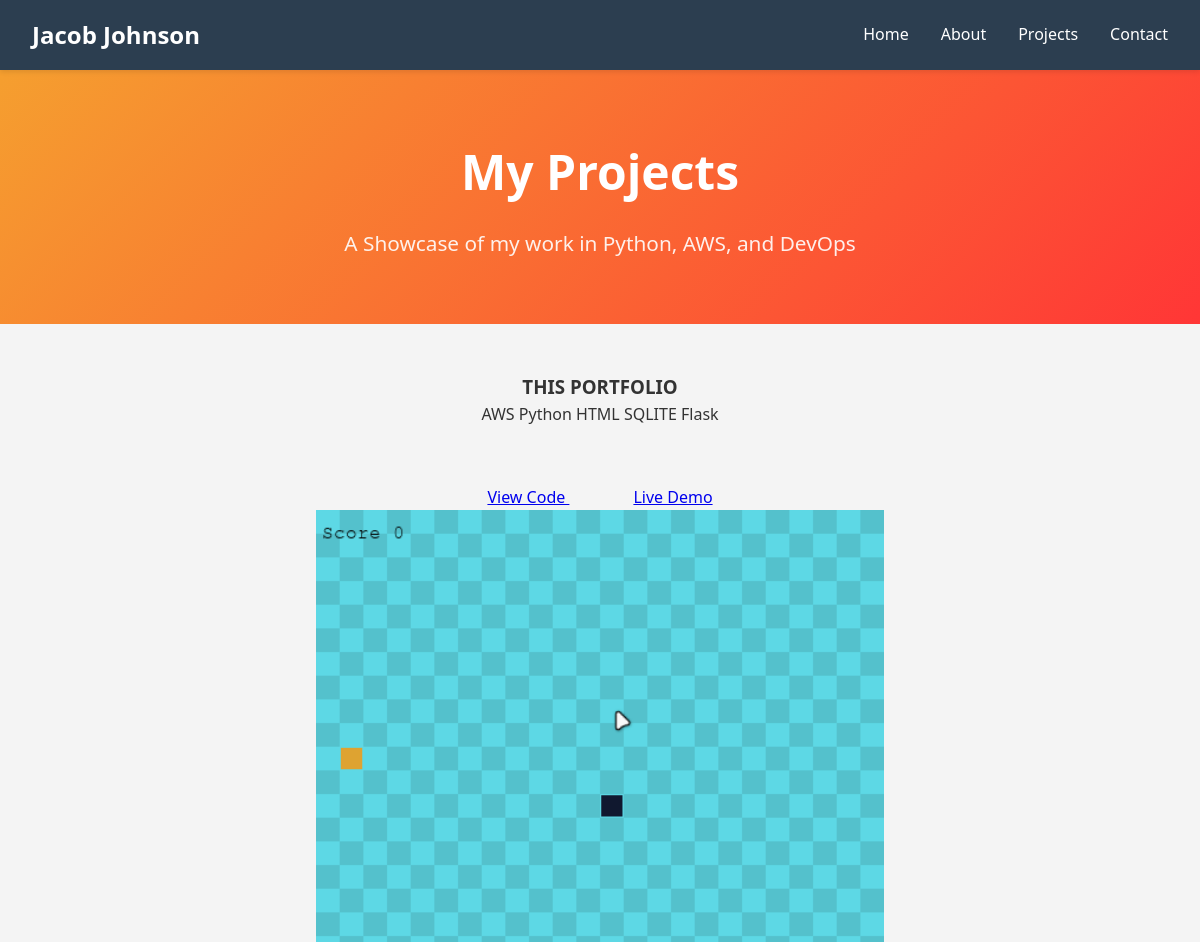
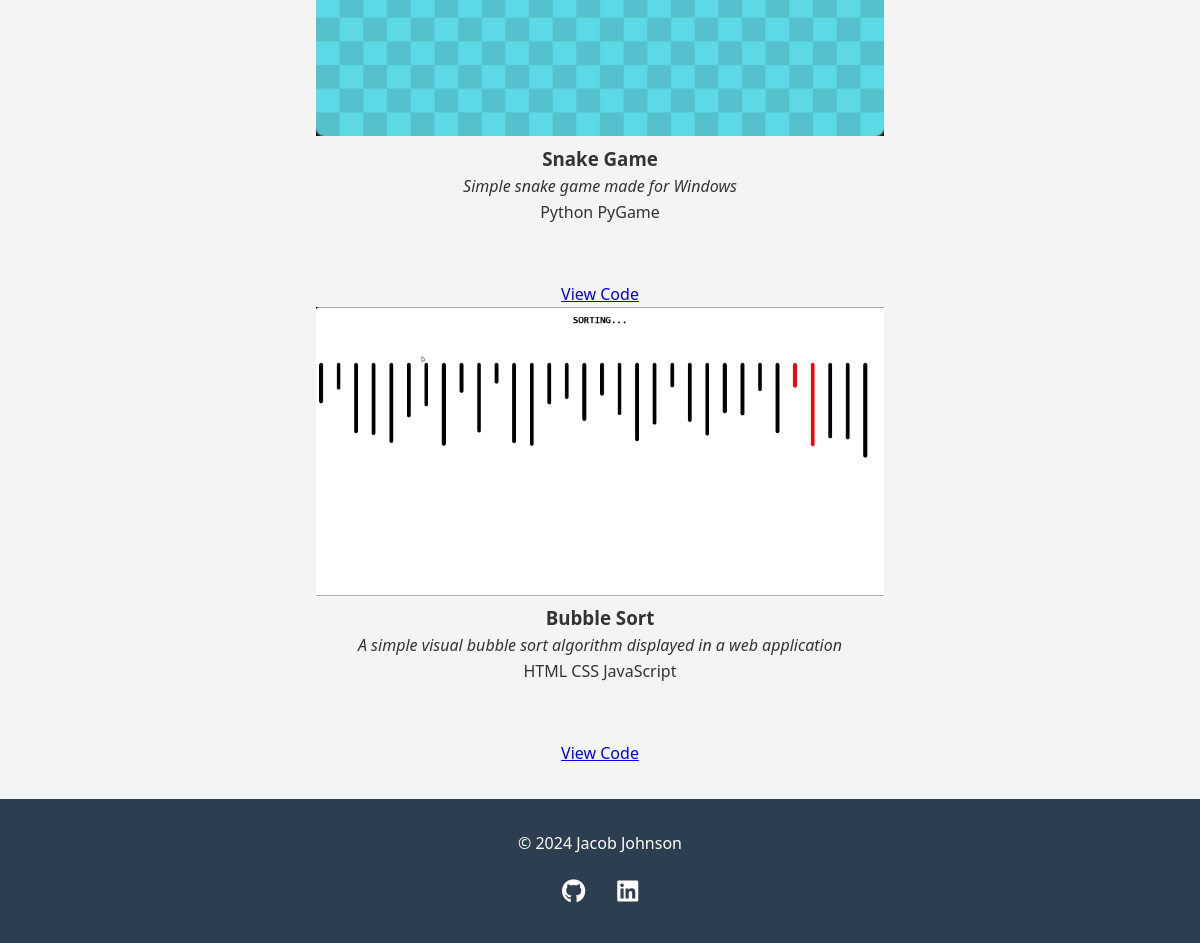
The app's page /projects with its own data (2 pictures, top to bottom).
### app.py (models this page shows, shortened)
class Project(db.Model):
    id = db.Column(db.Integer, primary_key=True)
    title = db.Column(db.String(100), nullable=False)
    description = db.Column(db.Text, nullable=False)
    technologies = db.Column(db.String(200))
    github_url = db.Column(db.String(200))
    live_url = db.Column(db.String(200))
    image_url = db.Column(db.String(200))
    created_at = db.Column(db.DateTime, default=datetime.utcnow)

### app.py (the view)
@app.route("/projects")
def projects():
    all_projects = Project.query.order_by(Project.created_at.desc()).all()
    return render_template('projects.html', projects=all_projects)

### templates/projects.html (shortened to what this page needs)
{% extends "base.html" %}
{% block content %}
    <div class="hero">
        <h1>My Projects</h1>
        <p>A Showcase of my work in Python, AWS, and DevOps</p>
    </div>
    <div class="container">
        {% if projects %}
            <div class="projects-grid">
                {% for project in projects %}
                    <div class="project-card">
                        {% if project.image_url %}
                            <img src="{{ url_for('static', filename=project.image_url) }}" alt="{{ project.title }}">
                        {% endif %}
                        <div class="project-card-content">
                            <h3>{{ project.title }}</h3>
                            <p class="discription">{{ project.description }}</p>
                            {% if project.technologies %}
                                <div class="tech-tags">
                                    {% for tech in project.technologies.split(',') %}
                                        <span class="tech-tag">{{ tech.strip() }}</span>
                                    {% endfor %}
                                </div>
                            {% endif %}
                            <div>
                                {% if project.github_url %}
                                    <a href="{{ project.github_url }}" target="_blank" class="btn btn-secondary">
                                        View Code
                                    </a>
                                {% endif %}
                                {% if project.live_url %}
                                    <a href="{{ project.live_url }}" target="_blank" class="btn">
                                        Live Demo
                                    </a>
                                {% endif %}
                            </div>
                        </div>
                    </div>
                {% endfor %}
            </div>
        {% endif %}
    </div>
{% endblock %}

### templates/base.html (shortened to what this page needs)
<!DOCTYPE html>
<html lang="en">
<head>
    <link rel="stylesheet" href="{{ url_for('static', filename='css/style.css') }}">
    <link rel="stylesheet" href="https://cdnjs.cloudflare.com/ajax/libs/font-awesome/6.5.1/css/all.min.css">
</head>
<body>
    <nav>
        <div class="container">
            <h1>Jacob Johnson</h1>
            <ul>
                <li><a href="{{ url_for('home') }}">Home</a></li>
                <li><a href="{{ url_for('about') }}">About</a></li>
                <li><a href="{{ url_for('projects') }}">Projects</a></li>
                <li><a href="{{ url_for('contact') }}">Contact</a></li>
            </ul>
        </div>
    </nav>
    <main>
        {% block content %}
        {% endblock %}
    </main>
    <footer>
        <p>&copy; 2024 Jacob Johnson </p>
        <div class="social-links">
            <a href="https://github.com/punkinjmj" target="_blank">
                <i class="fa-brands fa-github"></i>
            </a>
            <a href="https://linkedin.com/in/jacob-johnson-59985b226/" target="_blank">
                <i class="fa-brands fa-linkedin"></i>
            </a>
        </div>
    </footer>
</body>
</html>

### static/css/style.css (style rules this page uses)
* { margin: 0; padding: 0; box-sizing: border-boxl }
body { font-family: system-ui, -apple-system, BlinkMacSystemFont, 'Segoe UI', Roboto, Oxygen, Ubuntu, Cantarell, 'Open Sans', 'Helvetica Neue', sans-serif; line-height: 1.6; color: #333; background: #f4f4f4f4; display: grid; grid-template-rows: auto 1fr auto; min-height: 100vh }
nav { background: #2c3e50; color: white; padding: 1rem 0; position: sticky; top: 0; z-index: 100; box-shadow: 0 2px 5px rgba(0,0,0,0.1) }
nav .container { max-width: 1200px; margin: 0 auto; padding: 0 2rem; display: flex; justify-content: space-between; align-items: center; }
nav h1 { font-size: 1.5rem; }
nav ul { list-style: none; display: flex; gap: 2rem; }
nav a { color: white; text-decoration: none; transition: color 0.3; }
.container { max-width: 1200px; margin: 2rem auto; padding: 0 2rem; }
.hero { background: linear-gradient(135deg, #f59f2f 0%, #ff3636 100%); color: white; padding: 4rem 2rem; text-align: center; margin-bottom: 3rem; }
.hero h1 { font-size: 3rem; margin-bottom: 1rem; }
.hero p { font-size: 1.3rem; opacity: 0.9; }
.social-links { display: flex; justify-content: center; gap: 2rem; margin-top: 1rem; }
.social-links a { color: white; font-size: 1.5rem; transition: color 0.3s; }
.project-card { text-align: center; }
.project-card-content .discription { font-style: italic; }
.project-card-content .tech-tags { margin-bottom: 5%; }
.project-card img { width: 50%; height: 50%; }
.btn { padding: 2rem; }
footer { background: #2c3e50; color: white; text-align: center; padding: 2rem 0; }

### records on screen
Project: title "THIS PORTFOLIO", strip "AWS" "Python" "HTML" "SQLITE" "Flask"
Project: image_url (picture), title "Snake Game", description "Simple snake game made for Windows", strip "Python PyGame"
Project: image_url (picture), title "Bubble Sort", description "A simple visual bubble sort algorithm displayed in a web application", strip "HTML" "CSS" "JavaScript"
